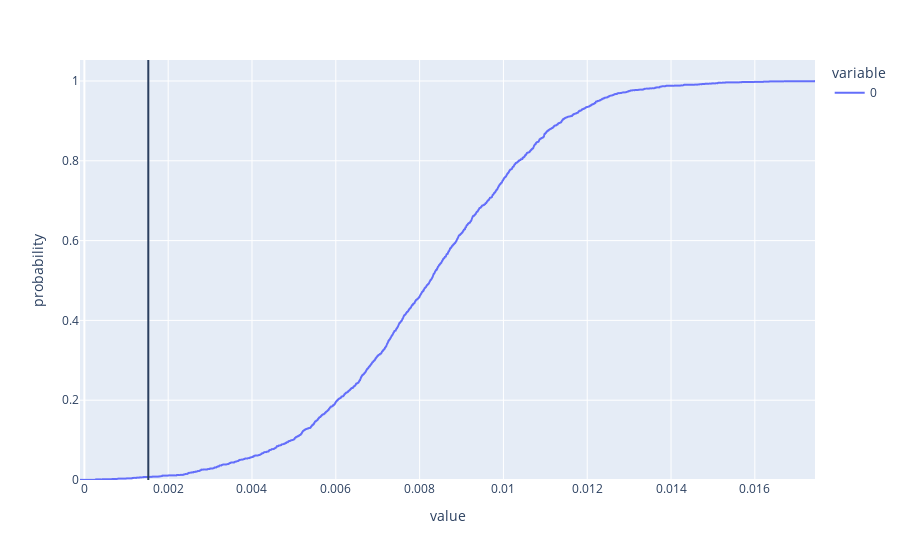

Notebook code for this chart:
### Code cell
import plotly.express as px
df = px.data.tips()
fig = px.ecdf(pd.DataFrame(boot_corrected))
fig.add_vline(x=p_value)
fig.show()

### Figure 1 — Plotly figure (JSON) as saved in the notebook; plotly's stock layout.template omitted (floating-point values rounded to 4 significant figures; data arrays with more than 128 entries replaced by an {"elided": "..."} marker saying what was removed)
{"data": [{"hovertemplate": "variable=0<br>value=%{x}<br>probability=%{y}<extra></extra>", "legendgroup": "0", "line": {"dash": "solid", "shape": "hv"}, "marker": {"color": "#636efa", "symbol": "circle"}, "mode": "lines", "name": "0", "showlegend": true, "type": "scattergl", "x": {"elided": "2000 float values"}, "xaxis": "x", "y": {"elided": "2000 float values"}, "yaxis": "y"}], "layout": {"legend": {"title": {"text": "variable"}, "tracegroupgap": 0}, "margin": {"t": 60}, "shapes": [{"type": "line", "x0": 0.001525, "x1": 0.001525, "xref": "x", "y0": 0, "y1": 1, "yref": "y domain"}], "xaxis": {"anchor": "y", "domain": [0, 1], "title": {"text": "value"}}, "yaxis": {"anchor": "x", "domain": [0, 1], "rangemode": "tozero", "title": {"text": "probability"}}}}
